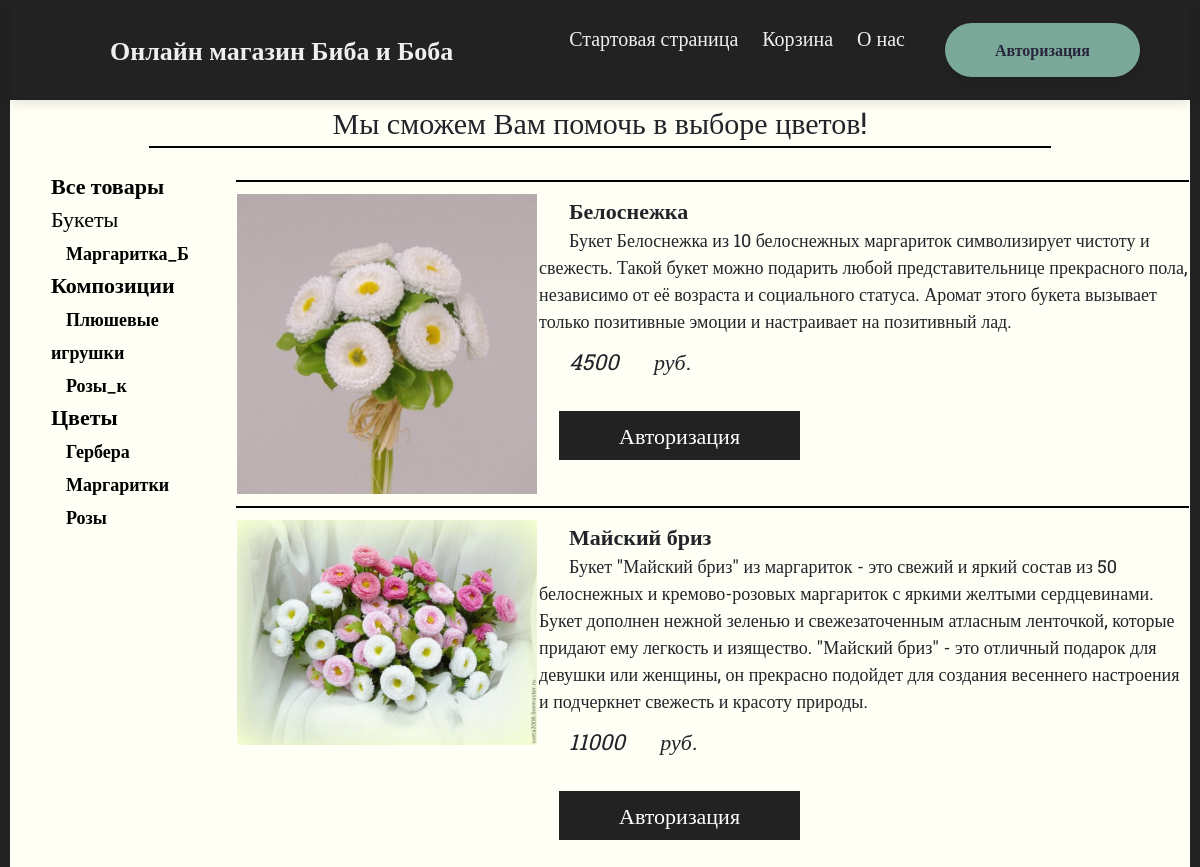
/cat/2/, run on an earlier commit of the app's database.
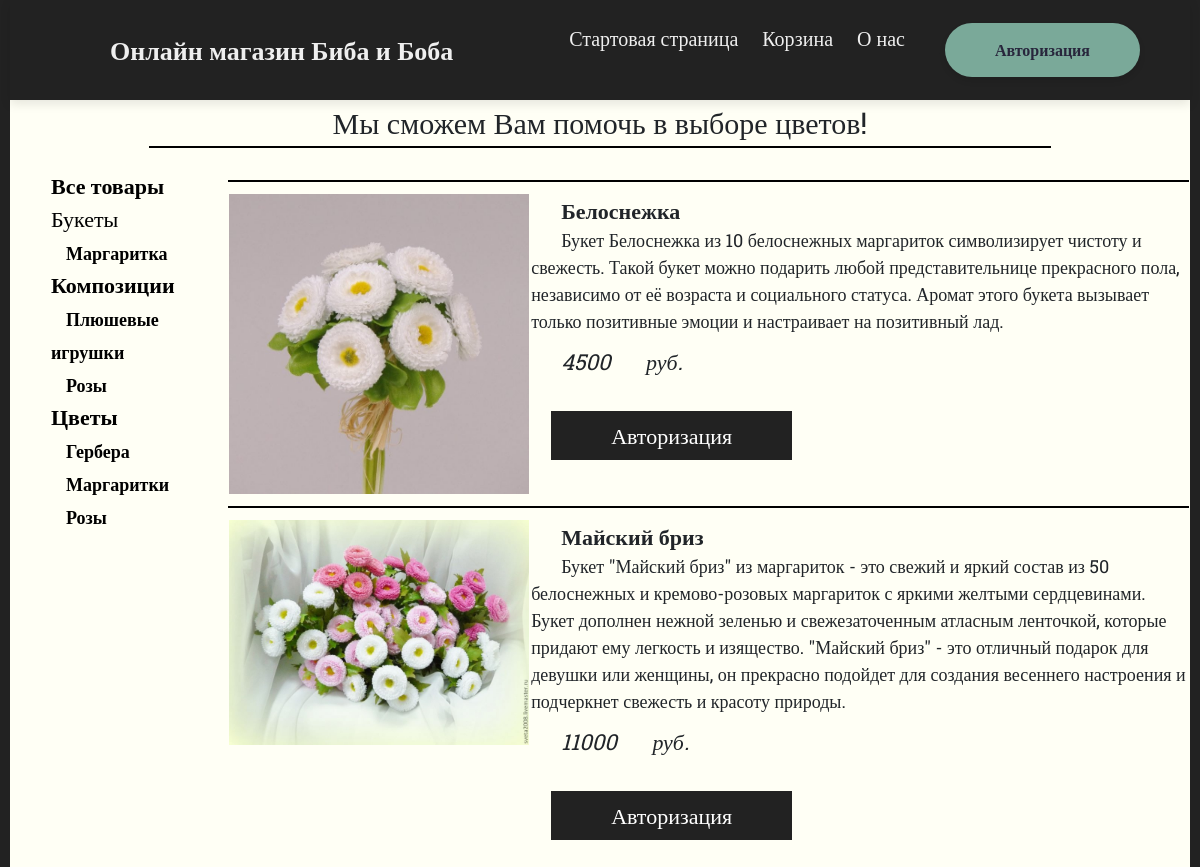
And on a later commit of the database.
### main/models.py (models this page shows, shortened)
class SubCategory(models.Model):
    Tittle = models.CharField('Название подкатегории', blank=True, max_length=100)
    Cat = models.ForeignKey('Category', on_delete=models.CASCADE, blank=True, verbose_name="Основная категория")
    def get_absolute_url(self):
       return reverse('show_sub_cat', kwargs = {'sub_cat_id': self.pk})
    class Meta:
        verbose_name = "Подкатегории"
        verbose_name_plural = "Подкатегории"
        ordering = ['Tittle']

### main/views.py (the view)
# urls.py: path('cat/<int:cat_id>/', show_cat, name='show_cat'),
def show_cat(request,cat_id):
    products = Product.objects.filter(Cat_id=cat_id)
    cat = Category.objects.all()
    subcat = SubCategory.objects.all()
    context = {
        'products': products,
        'cat': cat,
        'sub_cat': subcat,
        'cat_selected': cat_id,
        'sub_cat_selected': 0,
    }
    return render(request, 'main/Main.html', context)

### main/models.py (called while the page is built)
    def get_absolute_url(self):
       return reverse('show_cat', kwargs = {'cat_id': self.pk})

### main/templates/main/Main.html (shortened to what this page needs)
{% load static %}
<!DOCTYPE html>
<html lang="ru">
<head>
    <link rel="stylesheet" href="libs/bootstrap-reboot.min.css">
    <link rel="stylesheet" href="libs/bootstrap-grid.min.css">
    <link rel="stylesheet" href="{% static 'main/css/Main.css' %}">
</head>
<body>
    <nav class="sh">
                <div class="shapka">
                    <a href="{% url 'main' %}" class="brand">Онлайн магазин Биба и Боба</a>
                    <div class="wrap">
                        <ul class="menu">
                            <li><a href="{% url 'start' %}">Стартовая страница</a></li>
                            <li><a href="{% url 'korz' %}">Корзина</a></li>
                            <li><a href="{% url 'about' %}">О нас</a></li>
                        </ul>
                        {% if request.user.is_authenticated %}
                        <a href="{% url 'prof' %}" class="profile">Профиль</a>
                        {% else %}
                        <a href="{% url 'auth' %}" class="profile">Авторизация</a>
                            {% endif %}
                    </div>
                </div>
    </nav>
    <p align="center" style="font-size: 30px; border-bottom: 5px;">Мы сможем Вам помочь в выборе цветов!</p>
	<hr align="center" style="border: 1px solid black; width: 900px; margin-top: -15px; margin-bottom: 20px;">
	<table>
		<tr>
			<td width="300px">
				<div class="category">
					<ul class="category-menu">
						{% if cat_selected == 0 and sub_cat_selected == 0 %}
						<li >Все товары</li>
							{% else %}
						<li><b><a href="{% url 'main' %}" style="color: black; ">Все товары</a></b></li>
							{% endif %}
					{% for c in cat %}
					{% if c.pk == cat_selected %}
						<li><div style="color: black;">{{c.Tittle}}</div></li>
					{% else %}
					<li><b><a href="{{ c.get_absolute_url }}" style="color: black;">{{c.Tittle}}</b></li>
					{% endif %}
					{% for s_c in sub_cat %}
					{% if s_c.Cat.pk == c.pk %}
					{% if s_c.pk == sub_cat_selected %}
						<li><div style="color: black; font-size: 18px; margin-left: 15px;">{{s_c.Tittle}}</div></li>
					{% else %}
					<li><a href="{{ s_c.get_absolute_url }}" style="color: black; font-size: 18px; margin-left: 15px;"><b>{{s_c.Tittle}}</b></a> </li>
					{% endif %}
					{% endif %}
					{% endfor %}
					{% endfor %}
					</ul>
				</div>
			</td>
			<td width="1600px">
				<table>
					<tr>
					{% for pr in products %}
					<table>
						<tr>
						<td>
							<img src='{{ pr.Photo.url }}' width="300px">
						</td>
						<td>
							<div style="font-weight: bold; text-indent: 30px;">
								{{ pr.Tittle }}
							</div>
							<div style="font-size: 18px; text-indent: 30px;">
								{{ pr.Text }}
							</div>
							<div style="text-indent: 30px; margin-top: 10px;">
								<i>{{ pr.Price }} <label>руб.</label></i> <br><br>
							</div>
							{% if request.user.is_authenticated %}
							<a href="{{pr.get_absolute_url}}" style="margin-left: 20px; padding: 10px 60px; background-color: #222222; color: white">Купить</a>
							{% else %}
							<a href="{% url 'auth' %}" style="margin-left: 20px; padding: 10px 60px; background-color: #222222; color: white">Авторизация</a>
							{% endif %}
							<br><br>
						</td>
							<hr style="border: 1px solid black;">
						</tr>
						</table>
						{% endfor %}
					</tr>
				</table>
			</td>
		</tr>
	</table>
</body>
</html>

What changed in the data, as far as the page shows it:
changed SubCategory: Tittle "Маргаритка_Б" → "Маргаритка"
changed SubCategory (number 3 of 6 on the later page): Tittle "Розы_к" → "Розы"
